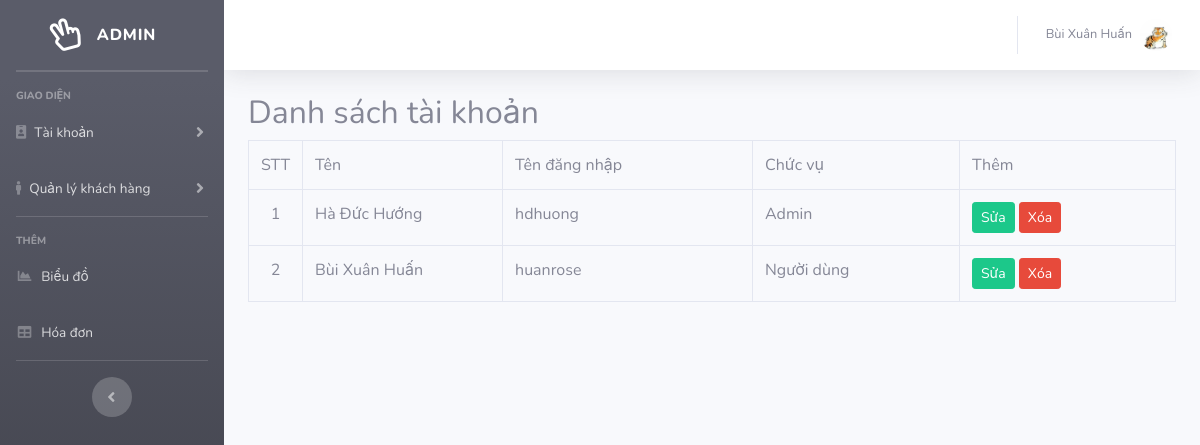
The page /admin/index.php?controller=users/list (signed in) on the database its author committed.
### tables this page shows
CREATE TABLE `user`(
	`id` int(11) AUTO_INCREMENT,
	`name` varchar(255) NOT NULL,
	`username` varchar(255) NOT NULL,
	`password` varchar(255) NOT NULL,
	`position` varchar(255) NOT NULL,
	`updated` timestamp ON UPDATE CURRENT_TIMESTAMP(),
	primary key (`id`)
);

### admin/controllers/users/listController.php (called while the page is built, shortened)
<?php
	class listUsers extends Controller{
		public function __construct(){
			$data = $this->Model->fetch("SELECT * FROM user");
			include "views/users/listView.php";
		}
	}
	new listUsers();
?>

### config/Controller.php (called while the page is built, shortened)
<?php
	class Controller {
		public function __construct(){
			$this->Model = new Model();
		}
	}

### config/Model.php (called while the page is built, shortened)
<?php
	class Model {
		public function fetch($sql){
			global $con;
			$result = mysqli_query($con,$sql);
			$arr = array();
			while($rows = mysqli_fetch_array($result))
				$arr[] = $rows;
			return $arr;
		}
}

### admin/views/users/listView.php (the view)
<div class="row">
	<div class="col-lg-12">
		<h2 class="page-header">
			Danh sách tài khoản
		</h2>
	</div>
</div>
<table class="table table-bordered table-hover">
	<tr>
		<td width="50px;">STT</td>
		<td width="200px;">Tên</td>
		<td>Tên đăng nhập</td>
		<td>Chức vụ</td>
		<td>Thêm</td>
	</tr>
	<?php
		$stt=0;
		foreach ($data as $value) {
		 	$stt++;
	 ?>
	 <tr>
	 	<td style="text-align: center;"><?php echo $stt; ?></td>
	 	<td><?php echo $value["name"] ?></td>
	 	<td><?php echo $value["username"] ?></td>
	 	<td><?php echo $value["position"] ?></td>
	 	<td>
	 		<a href="index.php?controller=users/edit&id=<?php echo $value["id"] ?>" class="btn btn-success btn-sm">Sửa</a>
	 		<a onclick="window.confirm('Bạn có thực sự muốn xóa ???');" href="index.php?controller=users/list&id=<?php echo $value["id"]; ?>&act=delete" class="btn btn-danger btn-sm">Xóa</a>
	 	</td>
	 </tr>
	<?php } ?>
</table>

### rows shown on the page
user: name "Hà Đức Hướng", username "hdhuong", position "Admin"
user: name "Bùi Xuân Huấn", username "huanrose", position "Người dùng"

### other values the page prints
$_SESSION["name"] "Bùi Xuân Huấn"
